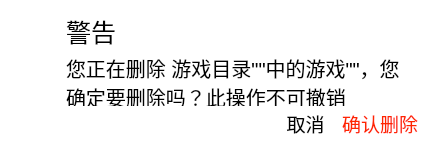
<?xml version="1.0" encoding="UTF-8"?>
<ui version="4.0">
 <class>Dialog_DelateGame</class>
 <widget class="QDialog" name="Dialog_DelateGame">
  <property name="geometry">
   <rect>
    <x>0</x>
    <y>0</y>
    <width>430</width>
    <height>145</height>
   </rect>
  </property>
  <property name="windowTitle">
   <string>Dialog</string>
  </property>
  <property name="styleSheet">
   <string notr="true">#widget_3{
	background-color: rgb(255, 255, 255);
}
QPushButton{border-style:none;}
#pushButton_ok{
	color: rgb(255, 38, 0);
}</string>
  </property>
  <layout class="QHBoxLayout" name="horizontalLayout_2">
   <property name="spacing">
    <number>0</number>
   </property>
   <property name="leftMargin">
    <number>0</number>
   </property>
   <property name="topMargin">
    <number>0</number>
   </property>
   <property name="rightMargin">
    <number>0</number>
   </property>
   <property name="bottomMargin">
    <number>0</number>
   </property>
   <item>
    <widget class="QWidget" name="widget_3" native="true">
     <layout class="QGridLayout" name="gridLayout">
      <property name="leftMargin">
       <number>10</number>
      </property>
      <property name="topMargin">
       <number>5</number>
      </property>
      <property name="rightMargin">
       <number>12</number>
      </property>
      <property name="bottomMargin">
       <number>11</number>
      </property>
      <item row="0" column="0">
       <widget class="QLabel" name="label">
        <property name="minimumSize">
         <size>
          <width>50</width>
          <height>50</height>
         </size>
        </property>
        <property name="maximumSize">
         <size>
          <width>50</width>
          <height>50</height>
         </size>
        </property>
        <property name="text">
         <string/>
        </property>
        <property name="pixmap">
         <pixmap resource="../Dialog_All.qrc">:/image/images/Warning.png</pixmap>
        </property>
        <property name="scaledContents">
         <bool>true</bool>
        </property>
       </widget>
      </item>
      <item row="0" column="1" rowspan="2">
       <widget class="QWidget" name="widget_2" native="true">
        <layout class="QVBoxLayout" name="verticalLayout">
         <property name="spacing">
          <number>8</number>
         </property>
         <property name="leftMargin">
          <number>0</number>
         </property>
         <property name="topMargin">
          <number>8</number>
         </property>
         <property name="rightMargin">
          <number>0</number>
         </property>
         <property name="bottomMargin">
          <number>0</number>
         </property>
         <item>
          <widget class="QLabel" name="label_2">
           <property name="font">
            <font>
             <pointsize>19</pointsize>
            </font>
           </property>
           <property name="text">
            <string>警告</string>
           </property>
          </widget>
         </item>
         <item>
          <widget class="QLabel" name="label_3">
           <property name="font">
            <font>
             <pointsize>15</pointsize>
            </font>
           </property>
           <property name="text">
            <string>您正在删除 游戏目录&quot;&quot;中的游戏&quot;&quot;，您确定要删除吗？此操作不可撤销</string>
           </property>
           <property name="wordWrap">
            <bool>true</bool>
           </property>
          </widget>
         </item>
         <item>
          <spacer name="verticalSpacer_2">
           <property name="orientation">
            <enum>Qt::Vertical</enum>
           </property>
           <property name="sizeHint" stdset="0">
            <size>
             <width>20</width>
             <height>40</height>
            </size>
           </property>
          </spacer>
         </item>
        </layout>
       </widget>
      </item>
      <item row="1" column="0">
       <spacer name="verticalSpacer">
        <property name="orientation">
         <enum>Qt::Vertical</enum>
        </property>
        <property name="sizeHint" stdset="0">
         <size>
          <width>20</width>
          <height>41</height>
         </size>
        </property>
       </spacer>
      </item>
      <item row="2" column="0" colspan="2">
       <widget class="QWidget" name="widget" native="true">
        <property name="sizePolicy">
         <sizepolicy hsizetype="Preferred" vsizetype="Maximum">
          <horstretch>0</horstretch>
          <verstretch>0</verstretch>
         </sizepolicy>
        </property>
        <layout class="QHBoxLayout" name="horizontalLayout">
         <property name="spacing">
          <number>12</number>
         </property>
         <property name="leftMargin">
          <number>0</number>
         </property>
         <property name="topMargin">
          <number>0</number>
         </property>
         <property name="rightMargin">
          <number>0</number>
         </property>
         <property name="bottomMargin">
          <number>0</number>
         </property>
         <item>
          <spacer name="horizontalSpacer">
           <property name="orientation">
            <enum>Qt::Horizontal</enum>
           </property>
           <property name="sizeHint" stdset="0">
            <size>
             <width>0</width>
             <height>0</height>
            </size>
           </property>
          </spacer>
         </item>
         <item>
          <widget class="QPushButton" name="pushButton_cancel">
           <property name="minimumSize">
            <size>
             <width>49</width>
             <height>22</height>
            </size>
           </property>
           <property name="font">
            <font>
             <pointsize>14</pointsize>
            </font>
           </property>
           <property name="cursor">
            <cursorShape>PointingHandCursor</cursorShape>
           </property>
           <property name="text">
            <string>取消</string>
           </property>
          </widget>
         </item>
         <item>
          <widget class="QPushButton" name="pushButton_ok">
           <property name="minimumSize">
            <size>
             <width>62</width>
             <height>22</height>
            </size>
           </property>
           <property name="font">
            <font>
             <pointsize>14</pointsize>
            </font>
           </property>
           <property name="text">
            <string>确认删除</string>
           </property>
          </widget>
         </item>
        </layout>
       </widget>
      </item>
     </layout>
    </widget>
   </item>
  </layout>
 </widget>
 <resources>
  <include location="../Dialog_All.qrc"/>
 </resources>
 <connections/>
</ui>
